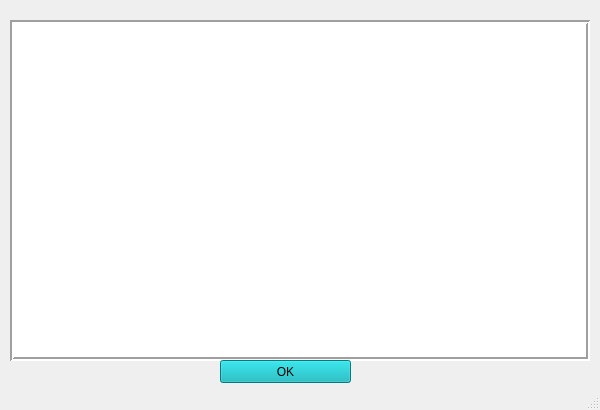
<?xml version="1.0" encoding="UTF-8"?>
<ui version="4.0">
 <class>performans_rapor</class>
 <widget class="QMainWindow" name="performans_rapor">
  <property name="geometry">
   <rect>
    <x>0</x>
    <y>0</y>
    <width>600</width>
    <height>410</height>
   </rect>
  </property>
  <property name="minimumSize">
   <size>
    <width>600</width>
    <height>410</height>
   </size>
  </property>
  <property name="maximumSize">
   <size>
    <width>600</width>
    <height>410</height>
   </size>
  </property>
  <property name="windowTitle">
   <string>Rapor Ekranı</string>
  </property>
  <widget class="QWidget" name="centralwidget">
   <widget class="QTextBrowser" name="textBrowser">
    <property name="geometry">
     <rect>
      <x>10</x>
      <y>20</y>
      <width>580</width>
      <height>341</height>
     </rect>
    </property>
    <property name="font">
     <font>
      <family>Arial</family>
      <pointsize>12</pointsize>
      <weight>75</weight>
      <bold>true</bold>
     </font>
    </property>
    <property name="frameShape">
     <enum>QFrame::Box</enum>
    </property>
    <property name="lineWidth">
     <number>2</number>
    </property>
   </widget>
   <widget class="QPushButton" name="pushButton">
    <property name="geometry">
     <rect>
      <x>220</x>
      <y>360</y>
      <width>131</width>
      <height>23</height>
     </rect>
    </property>
    <property name="styleSheet">
     <string notr="true">background-color: rgb(0, 173, 181);</string>
    </property>
    <property name="text">
     <string>OK</string>
    </property>
   </widget>
  </widget>
  <widget class="QStatusBar" name="statusbar">
   <property name="enabled">
    <bool>true</bool>
   </property>
  </widget>
 </widget>
 <resources/>
 <connections>
  <connection>
   <sender>pushButton</sender>
   <signal>clicked()</signal>
   <receiver>performans_rapor</receiver>
   <slot>close()</slot>
   <hints>
    <hint type="sourcelabel">
     <x>717</x>
     <y>487</y>
    </hint>
    <hint type="destinationlabel">
     <x>796</x>
     <y>361</y>
    </hint>
   </hints>
  </connection>
 </connections>
</ui>
